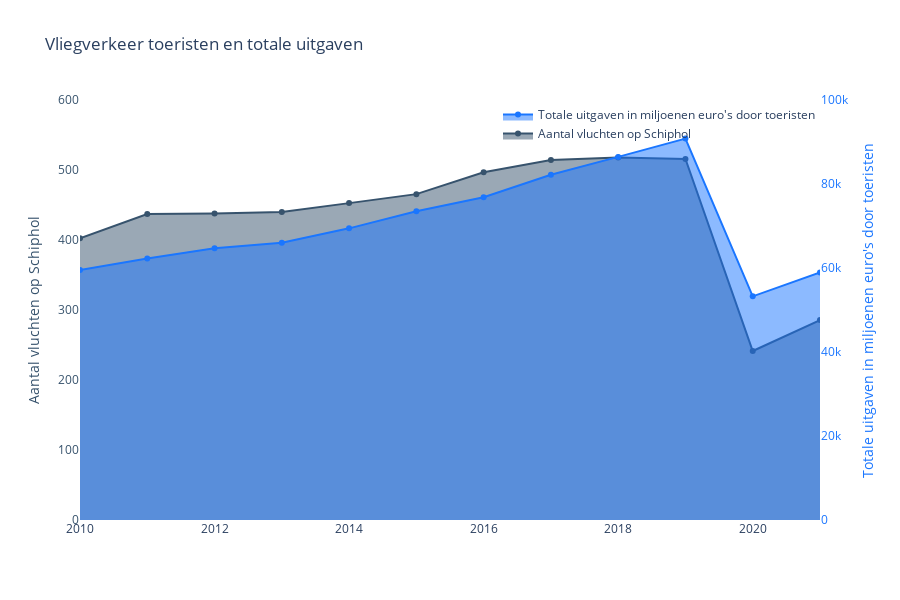

Notebook cell for this chart:
### Markdown cell above
### *Argument 2*

*   Toeristen

Het stijgende aantal vluchten laat zien dat Schiphol als een belangrijke internationale luchthaven fungeert, waardoor het land toegankelijker wordt voor toeristen van over de hele wereld. Deze toegenomen toeristenstroom resulteert in hogere bestedingen door toeristen, wat weer bijdraagt aan de economische groei, werkgelegenheid en investeringen in de toeristische sector.

### Code cell
#@title
# Read the CSV file
toerist_vliegverkeer_df = pd.read_csv(f'{data_path}vliegverkeer_toeristenuitgaven.csv')

# Read the data from the CSV file



# make a figure showing the 'Jaar' on the x -axis. Then also show the 'Totaal' on the y-axis and on another scaled y-axis 'Totale bestedingen'!
import plotly.graph_objects as go

fig = go.Figure(
    data=[
        go.Scatter(
            name='Aantal vluchten op Schiphol',
            x=toerist_vliegverkeer_df['Jaar'],
            y=toerist_vliegverkeer_df['Totaal'],
            marker=dict(color='rgb(55, 83, 109)'),
            fill='tozeroy'
        ),
        go.Scatter(
            name='Totale uitgaven in miljoenen euro\'s door toeristen',
            x=toerist_vliegverkeer_df['Jaar'],
            y=toerist_vliegverkeer_df['Totale bestedingen'],
            yaxis='y2',
            mode='lines+markers',
            line=dict(color='rgb(26, 118, 255)'),
            fill='tonexty'
        )
    ],
    layout=dict(
        title='Vliegverkeer toeristen en totale uitgaven',
        yaxis=dict(
            title='Aantal vluchten op Schiphol',
            titlefont=dict(
                color='rgb(55, 83, 109)'
            ),
            tickfont=dict(
                color='rgb(55, 83, 109)'
            ),
            range=(0, 600),
            constrain='domain'
        ),
        yaxis2=dict(
            title='Totale uitgaven in miljoenen euro\'s door toeristen',
            titlefont=dict(
                color='rgb(26, 118, 255)'
            ),
            tickfont=dict(
                color='rgb(26, 118, 255)'
            ),
            overlaying='y',
            side='right',
            range=(0, 100000),
            constrain='domain'
        ),
        legend=dict(
            x=1,
            y=1,
            xanchor='right',
            yanchor='top',
            bgcolor='rgba(255, 255, 255, 0)',
            bordercolor='rgba(255, 255, 255, 0)'
        ),
        paper_bgcolor='rgb(255, 255, 255)',
        plot_bgcolor='rgb(255, 255, 255)',
        height=600  # Set the height to 600 pixels
    )
)

fig

### Figure 1 — Plotly figure (JSON) as saved in the notebook; plotly's stock layout.template omitted (floating-point values rounded to 4 significant figures)
{"data": [{"fill": "tozeroy", "marker": {"color": "rgb(55, 83, 109)"}, "name": "Aantal vluchten op Schiphol", "type": "scatter", "x": [2010, 2011, 2012, 2013, 2014, 2015, 2016, 2017, 2018, 2019, 2020, 2021], "y": [402.4, 437.1, 437.9, 440.1, 452.7, 465.5, 496.7, 514.3, 517.7, 515.8, 241.4, 285.6]}, {"fill": "tonexty", "line": {"color": "rgb(26, 118, 255)"}, "mode": "lines+markers", "name": "Totale uitgaven in miljoenen euro's door toeristen", "type": "scatter", "x": [2010, 2011, 2012, 2013, 2014, 2015, 2016, 2017, 2018, 2019, 2020, 2021], "y": [59516, 62237, 64692, 66038, 69441, 73512, 76843, 82187, 86453, 90814, 53252, 58929], "yaxis": "y2"}], "layout": {"height": 600, "legend": {"bgcolor": "rgba(255, 255, 255, 0)", "bordercolor": "rgba(255, 255, 255, 0)", "x": 1, "xanchor": "right", "y": 1, "yanchor": "top"}, "paper_bgcolor": "rgb(255, 255, 255)", "plot_bgcolor": "rgb(255, 255, 255)", "title": {"text": "Vliegverkeer toeristen en totale uitgaven"}, "yaxis": {"constrain": "domain", "range": [0, 600], "tickfont": {"color": "rgb(55, 83, 109)"}, "title": {"font": {"color": "rgb(55, 83, 109)"}, "text": "Aantal vluchten op Schiphol"}}, "yaxis2": {"constrain": "domain", "overlaying": "y", "range": [0, 100000], "side": "right", "tickfont": {"color": "rgb(26, 118, 255)"}, "title": {"font": {"color": "rgb(26, 118, 255)"}, "text": "Totale uitgaven in miljoenen euro's door toeristen"}}}}
